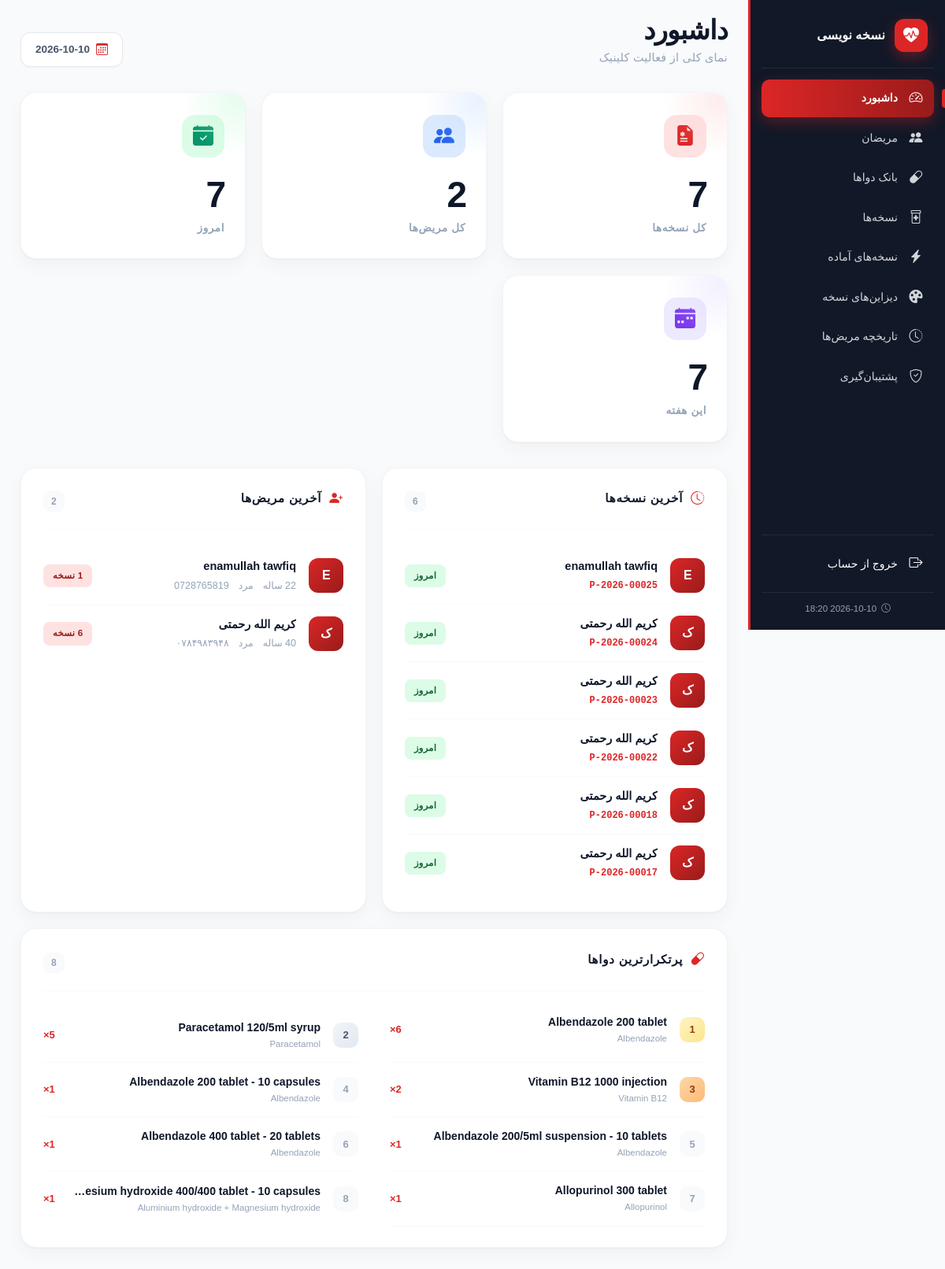
The app's page / (signed in) with its own data.
### apps/prescripts/models.py (models this page shows, shortened)
class Prescription(models.Model):
    patient = models.ForeignKey(
        "patient.Patient", on_delete=models.PROTECT,
        related_name="prescriptions", verbose_name="مریض",
    )
    template = models.ForeignKey(
        PrescriptionTemplate, on_delete=models.SET_NULL,
        null=True, blank=True,
        related_name="prescriptions", verbose_name="دیزاین نسخه",
    )
    prescription_number = models.CharField(
        max_length=20, unique=True, editable=False, verbose_name="شماره نسخه"
    )
    prescription_date = models.DateField(
        default=timezone.localdate, verbose_name="تاریخ نسخه"
    )
    signs_symptoms = models.TextField(blank=True, verbose_name="علائم و نشانه‌ها")
    diagnosis = models.CharField(max_length=500, blank=True, verbose_name="تشخیص")
    impression = models.TextField(blank=True, verbose_name="برداشت بالینی")
    doctor_note = models.TextField(blank=True, verbose_name="یادداشت داکتر")
    blood_pressure = models.CharField(max_length=20, blank=True, verbose_name="فشار خون (mmHg)")
    pulse = models.PositiveIntegerField(null=True, blank=True, verbose_name="نبض (bpm)")
    temperature = models.DecimalField(
        max_digits=4, decimal_places=1,
        null=True, blank=True, verbose_name="دما (°C)",
    )
    respiratory_rate = models.PositiveIntegerField(null=True, blank=True, verbose_name="تنفس (/min)")
    spo2 = models.PositiveIntegerField(
        null=True, blank=True, verbose_name="SpO₂ (%)",
        validators=[MinValueValidator(0), MaxValueValidator(100)],
    )
    weight = models.PositiveIntegerField(
        null=True, blank=True, verbose_name="وزن (kg)",
    )
    height = models.PositiveIntegerField(
        null=True, blank=True, verbose_name="قد (cm)",
    )
    advice_items = models.JSONField(default=list, blank=True, verbose_name="توصیه‌ها")
    edited_image = models.ImageField(
        upload_to="prescriptions/edited/%Y/%m/",
        blank=True, null=True, verbose_name="عکس نسخه",
    )
    is_image_edited = models.BooleanField(default=False, verbose_name="عکس تولید شده")
    created_at = models.DateTimeField(auto_now_add=True)
    updated_at = models.DateTimeField(auto_now=True)
    created_by = models.ForeignKey(
        settings.AUTH_USER_MODEL, on_delete=models.SET_NULL,
        null=True, blank=True,
        related_name="created_prescriptions", verbose_name="ثبت‌کننده",
    )
    class Meta:
        verbose_name = "نسخه"
        verbose_name_plural = "نسخه‌ها"
        ordering = ["-created_at"]
        indexes = [
            models.Index(fields=["prescription_date"]),
            models.Index(fields=["patient", "prescription_date"]),
        ]

### apps/patient/models.py (models this page shows, shortened)
class Patient(models.Model):
    class Gender(models.TextChoices):
        MALE = "M", "مرد"
        FEMALE = "F", "زن"
    first_name = models.CharField(max_length=50, verbose_name="نام")
    last_name = models.CharField(max_length=50, verbose_name="تخلص")
    father_name = models.CharField(max_length=100, verbose_name="نام پدر")
    gender = models.CharField(
        max_length=1,
        choices=Gender.choices,
        verbose_name="جنسیت",
    )
    age = models.PositiveSmallIntegerField(
        validators=[MinValueValidator(0), MaxValueValidator(150)],
        verbose_name="سن",
    )
    phone = models.CharField(
        max_length=15,
        unique=True,
        blank=True,
        null=True,
        verbose_name="شماره تماس",
    )
    address = models.TextField(
        blank=True,
        null=True,
        verbose_name="آدرس",
    )
    class Meta:
        verbose_name = "مریض"
        verbose_name_plural = "مریضان"
        ordering = ["first_name", "last_name"]
    @property
    def full_name(self):
        return f"{self.first_name} {self.last_name}"

### apps/medicine/models.py (models this page shows, shortened)
class Medication(models.Model):
    class Form(models.TextChoices):
        TABLET      = "tablet",      "tablet"
        CAPSULE     = "capsule",     "capsule"
        SYRUP       = "syrup",       "syrup"
        SUSPENSION  = "suspension",  "suspension"
        INJECTION   = "injection",   "injection"
        DROPS       = "drops",       "drops"
        OINTMENT    = "ointment",    "ointment"
        CREAM       = "cream",       "cream"
        GEL         = "gel",         "gel"
        SPRAY       = "spray",       "spray"
        INHALER     = "inhaler",     "inhaler"
        SUPPOSITORY = "suppository", "suppository"
        POWDER      = "powder",      "powder"
        OTHER       = "other",       "other"
    class Unit(models.TextChoices):
        MG    = "mg",    "mg"
        G     = "g",     "g"
        ML    = "ml",    "ml"
        L     = "l",     "l"
        IU    = "IU",    "IU"
        MCG   = "mcg",   "mcg"
        DROP  = "drop",  "drop"
        PUFF  = "puff",  "puff"
        OTHER = "other", "other"
    name = models.CharField(max_length=200, verbose_name="نام دوا", db_index=True)
    generic_name = models.CharField(max_length=200, blank=True, verbose_name="نام جنریک", db_index=True)
    form = models.CharField(max_length=20, choices=Form.choices, default=Form.TABLET, verbose_name="شکل دوا")
    strength = models.CharField(max_length=50, blank=True, verbose_name="قدرت")
    unit = models.CharField(max_length=10, choices=Unit.choices, default=Unit.MG, blank=True, verbose_name="واحد")
    manufacturer = models.CharField(max_length=150, blank=True, verbose_name="شرکت سازنده")
    default_dose = models.CharField(
        max_length=50, blank=True,
        verbose_name="Default Dose (دوز پیش‌فرض)",
        help_text="مثال: 1 Tablet, 2 Capsules, 5 ml"
    )
    default_frequency = models.CharField(
        max_length=50, blank=True,
        verbose_name="Default Frequency (دفعات پیش‌فرض)",
        help_text="مثال: 2x, 3x, q8h — یا متن دلخواه"
    )
    default_timing = models.CharField(
        max_length=50, blank=True,
        verbose_name="Default Timing (زمان مصرف پیش‌فرض)",
        help_text="مثال: after_meal, at_bedtime — یا متن دلخواه"
    )
    default_route = models.CharField(
        max_length=50, blank=True, default="oral",
        verbose_name="Default Route (طریقه مصرف پیش‌فرض)",
        help_text="مثال: oral, topical, injection — یا متن دلخواه"
    )
    default_duration = models.CharField(
        max_length=50, blank=True,
        verbose_name="Default Duration (مدت پیش‌فرض)",
        help_text="مثال: 3 Days, 7 Days, 1 Month"
    )
    is_active = models.BooleanField(default=True, verbose_name="فعال است")
    is_favorite = models.BooleanField(default=False, verbose_name="دوا پرکاربرد")
    created_at = models.DateTimeField(auto_now_add=True, null=True, blank=True)
    updated_at = models.DateTimeField(auto_now=True, null=True, blank=True)
    class Meta:
        verbose_name = "دوا"
        verbose_name_plural = "بانک دواها"
        ordering = ["name"]
        indexes = [
            models.Index(fields=["name"]),
            models.Index(fields=["generic_name"]),
            models.Index(fields=["is_active"]),
            models.Index(fields=["is_active", "is_favorite"]),
        ]

### prescript/views.py (the view)
# urls.py: path('', prescripts_views.dashboard, name='dashboard'),
def dashboard(request):
    today = timezone.localdate()
    week_ago = today - timedelta(days=7)
    month_ago = today - timedelta(days=30)
    total_prescriptions = Prescription.objects.count()
    total_patients = Patient.objects.filter(prescriptions__isnull=False).distinct().count()
    today_count = Prescription.objects.filter(prescription_date=today).count()
    week_count = Prescription.objects.filter(prescription_date__gte=week_ago).count()
    month_count = Prescription.objects.filter(prescription_date__gte=month_ago).count()
    total_medicines = Medication.objects.filter(is_active=True).count()
    total_templates = PrescriptionTemplate.objects.filter(is_active=True).count()
    recent_prescriptions = (
        Prescription.objects
        .select_related('patient')
        .order_by('-created_at')[:6]
    )
    top_medicines = (
        PrescriptionItem.objects
        .values('medication__name', 'medication__generic_name')
        .annotate(cnt=Count('id'))
        .order_by('-cnt')[:8]
    )
    recent_patients = (
        Patient.objects
        .annotate(rx_count=Count('prescriptions'))
        .filter(rx_count__gt=0)
        .order_by('-id')[:6]
    )
    chart_data = []
    for i in range(6, -1, -1):
        d = today - timedelta(days=i)
        cnt = Prescription.objects.filter(prescription_date=d).count()
        chart_data.append({
            'date': d,
            'label': d.strftime('%a'),
            'label_full': d.strftime('%Y-%m-%d'),
            'count': cnt,
        })
    max_chart = max([c['count'] for c in chart_data]) or 1
    genders = (
        Patient.objects
        .filter(prescriptions__isnull=False)
        .values('gender')
        .annotate(cnt=Count('id', distinct=True))
        .order_by('-cnt')
    )
    gender_map = {'M': 'مرد', 'F': 'زن'}
    return render(request, 'dashboard.html', {
        'today': today,
        'stats': {
            'total_prescriptions': total_prescriptions,
            'total_patients': total_patients,
            'today_count': today_count,
            'week_count': week_count,
            'month_count': month_count,
            'total_medicines': total_medicines,
            'total_templates': total_templates,
        },
        'recent_prescriptions': recent_prescriptions,
        'top_medicines': top_medicines,
        'recent_patients': recent_patients,
        'chart_data': chart_data,
        'max_chart': max_chart,
        'genders': [
            {
                'label': gender_map.get(g['gender'], g['gender'] or 'نامشخص'),
                'count': g['cnt'],
                'code': g['gender'],
            }
            for g in genders
        ],
        'page_title': 'داشبورد',
        'active_nav': 'dashboard',
    })

### templates/dashboard.html (shortened to what this page needs)
{% extends 'base.html' %}
{% load static %}
{% block content %}
<div class="dash">
    <div class="dash-top">
        <div>
            <h1>داشبورد</h1>
            <p>نمای کلی از فعالیت کلینیک</p>
        </div>
        <div class="date-badge">
            <i class="bi bi-calendar3"></i>
            {{ today|date:"Y-m-d" }}
        </div>
    </div>
    <div class="hero-stats">
        <div class="hero-card red">
            <div class="icon-wrap"><i class="bi bi-file-earmark-medical-fill"></i></div>
            <div class="num">{{ stats.total_prescriptions }}</div>
            <div class="lbl">کل نسخه‌ها</div>
        </div>
        <div class="hero-card blue">
            <div class="icon-wrap"><i class="bi bi-people-fill"></i></div>
            <div class="num">{{ stats.total_patients }}</div>
            <div class="lbl">کل مریض‌ها</div>
        </div>
        <div class="hero-card green">
            <div class="icon-wrap"><i class="bi bi-calendar-check-fill"></i></div>
            <div class="num">{{ stats.today_count }}</div>
            <div class="lbl">امروز</div>
        </div>
        <div class="hero-card purple">
            <div class="icon-wrap"><i class="bi bi-calendar-week-fill"></i></div>
            <div class="num">{{ stats.week_count }}</div>
            <div class="lbl">این هفته</div>
        </div>
    </div>
    <div class="grid-2">
        <div class="card">
            <div class="card-head">
                <div class="card-title">
                    <i class="bi bi-clock-history"></i>
                    آخرین نسخه‌ها
                </div>
                <div class="card-count">{{ recent_prescriptions|length }}</div>
            </div>
            {% if recent_prescriptions %}
                {% for rx in recent_prescriptions %}
                <div class="row-item">
                    <div class="row-avatar {% if rx.patient.gender == 'F' %}female{% endif %}">
                        {{ rx.patient.first_name|first|upper }}
                    </div>
                    <div class="row-info">
                        <div class="row-title">{{ rx.patient.full_name }}</div>
                        <div class="row-sub">
                            <span class="rx-no">{{ rx.prescription_number }}</span>
                        </div>
                    </div>
                    <div class="row-tag {% if rx.prescription_date == today %}today{% endif %}">
                        {% if rx.prescription_date == today %}
                            امروز
                        {% else %}
                            {{ rx.prescription_date|date:"m-d" }}
                        {% endif %}
                    </div>
                </div>
                {% endfor %}
            {% else %}
                <div class="empty-box">
                    <i class="bi bi-inbox"></i>
                    <p>هیچ نسخه‌ای ثبت نشده است</p>
                </div>
            {% endif %}
        </div>
        <div class="card">
            <div class="card-head">
                <div class="card-title">
                    <i class="bi bi-person-plus-fill"></i>
                    آخرین مریض‌ها
                </div>
                <div class="card-count">{{ recent_patients|length }}</div>
            </div>
            {% if recent_patients %}
                {% for p in recent_patients %}
                <div class="row-item">
                    <div class="row-avatar {% if p.gender == 'F' %}female{% endif %}">
                        {{ p.first_name|first|upper }}
                    </div>
                    <div class="row-info">
                        <div class="row-title">{{ p.full_name }}</div>
                        <div class="row-sub">
                            {% if p.age %}<span>{{ p.age }} ساله</span>{% endif %}
                            {% if p.gender %}<span>{{ p.get_gender_display }}</span>{% endif %}
                            {% if p.phone %}<span>{{ p.phone }}</span>{% endif %}
                        </div>
                    </div>
                    <div class="row-tag primary">{{ p.rx_count }} نسخه</div>
                </div>
                {% endfor %}
            {% else %}
                <div class="empty-box">
                    <i class="bi bi-people"></i>
                    <p>هیچ مریضی ثبت نشده است</p>
                </div>
            {% endif %}
        </div>
    </div>
    <div class="card" style="margin-top: 20px;">
        <div class="card-head">
            <div class="card-title">
                <i class="bi bi-capsule"></i>
                پرتکرارترین دواها
            </div>
            <div class="card-count">{{ top_medicines|length }}</div>
        </div>
        {% if top_medicines %}
            <div style="display: grid; grid-template-columns: repeat(auto-fill, minmax(320px, 1fr)); gap: 0 40px;">
                {% for m in top_medicines %}
                <div class="med-item">
                    <div class="med-rank {% if forloop.counter == 1 %}gold{% elif forloop.counter == 2 %}silver{% elif forloop.counter == 3 %}bronze{% endif %}">
                        {{ forloop.counter }}
                    </div>
                    <div class="med-info">
                        <div class="med-name">{{ m.medication__name }}</div>
                        {% if m.medication__generic_name %}
                            <div class="med-generic">{{ m.medication__generic_name }}</div>
                        {% endif %}
                    </div>
                    <div class="med-count">{{ m.cnt }}×</div>
                </div>
                {% endfor %}
            </div>
        {% else %}
            <div class="empty-box">
                <i class="bi bi-capsule"></i>
                <p>هنوز دوا ثبت نشده است</p>
            </div>
        {% endif %}
    </div>
</div>
{% endblock %}

### templates/base.html (style rules this page uses)
:root { --red: #dc2626; --red-dark: #991b1b; --red-light: #fee2e2; --red-soft: #fef2f2; --ink: #1f2937; --muted: #6b7280; --border: #e5e7eb; --bg: #f9fafb; --sidebar-w: 250px; --sidebar-collapsed-w: 78px; }
* { font-family: 'Vazirmatn', Tahoma, sans-serif; }
html, body { height: 100%; }
body { background: var(--bg); min-height: 100vh; margin: 0; color: var(--ink); }

### records on screen
Prescription: patient.first_name|first "E", patient.full_name "enamullah tawfiq", prescription_number "P-2026-00025", prescription_date "امروز"
Prescription: patient.first_name|first "ک", patient.full_name "کریم الله رحمتی", prescription_number "P-2026-00024", prescription_date "امروز"
Prescription: patient.first_name|first "ک", patient.full_name "کریم الله رحمتی", prescription_number "P-2026-00023", prescription_date "امروز"
Prescription: patient.first_name|first "ک", patient.full_name "کریم الله رحمتی", prescription_number "P-2026-00022", prescription_date "امروز"
Prescription: patient.first_name|first "ک", patient.full_name "کریم الله رحمتی", prescription_number "P-2026-00018", prescription_date "امروز"
Prescription: patient.first_name|first "ک", patient.full_name "کریم الله رحمتی", prescription_number "P-2026-00017", prescription_date "امروز"
Patient: first_name|first "E", full_name "enamullah tawfiq", age "22", gender "مرد", phone "0728765819"
Patient: first_name|first "ک", full_name "کریم الله رحمتی", age "40", gender "مرد", phone "۰۷۸۴۹۸۳۹۴۸"
Medication: medication__name "Albendazole 200 tablet", medication__generic_name "Albendazole", cnt "6"
Medication: medication__name "Paracetamol 120/5ml syrup", medication__generic_name "Paracetamol", cnt "5"
Medication: medication__name "Vitamin B12 1000 injection", medication__generic_name "Vitamin B12", cnt "2"
Medication: medication__name "Albendazole 200/5ml suspension - 10 tablets", medication__generic_name "Albendazole", cnt "1"
Medication: medication__name "Albendazole 400 tablet - 20 tablets", medication__generic_name "Albendazole", cnt "1"
Medication: medication__name "Allopurinol 300 tablet", medication__generic_name "Allopurinol", cnt "1"

### other values on screen
{{ today|date:"Y-m-d" }} "2026-10-10"
{{ stats.total_prescriptions }} "7"
{{ stats.total_patients }} "2"
{{ stats.today_count }} "7"
{{ stats.week_count }} "7"
{{ recent_prescriptions|length }} "6"
{{ recent_patients|length }} "2"
{{ top_medicines|length }} "8"
{{ m.medication__name }} "Albendazole 200 tablet - 10 capsules" "Aluminium hydroxide + Magnesium hydroxide 400/400 tablet - 10 capsul…"
{{ m.medication__generic_name }} "Albendazole" "Aluminium hydroxide + Magnesium hydroxide"
{{ m.cnt }} "1" "1"
